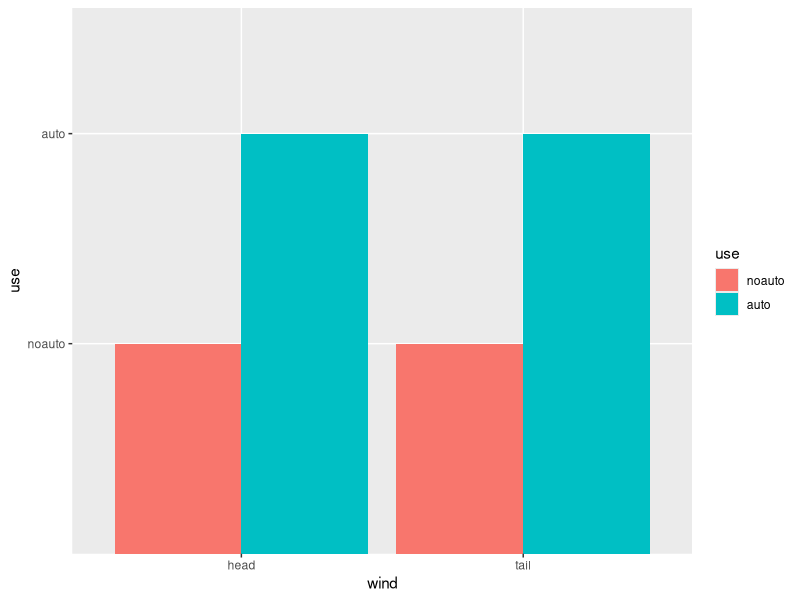
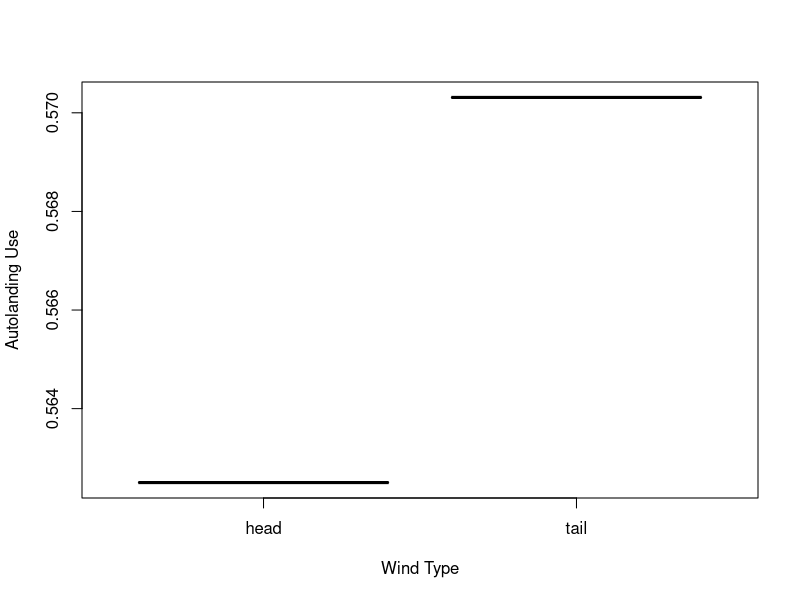
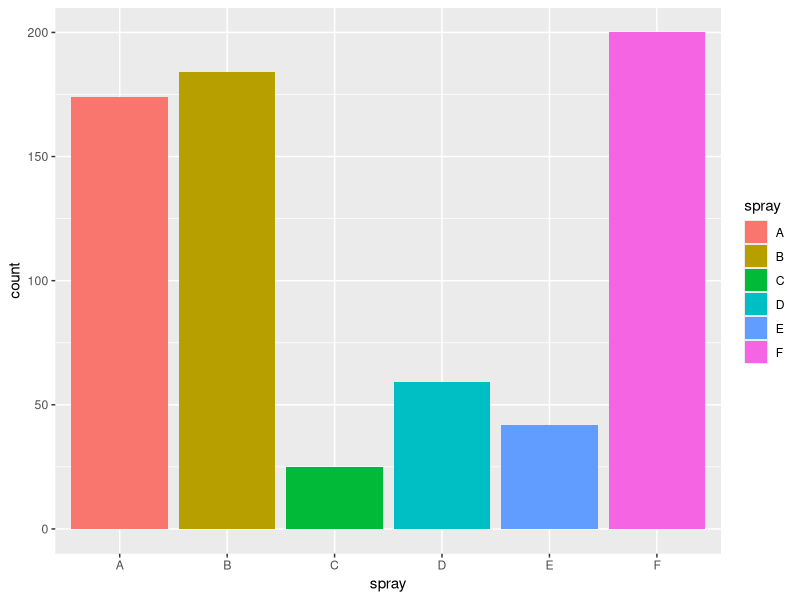
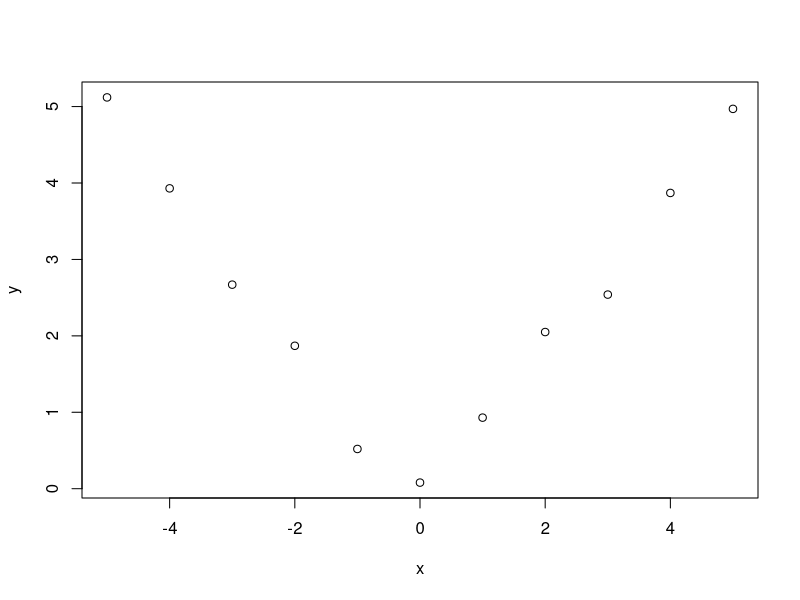

These figures' R source, in order:
# Coursera JHPH Data Science
# 007 - Regression Models
# Week 4 | Quiz
#
# Joe Nguyen | 10 Nov, 2015

# Change working directory
dirBase <- "/home/joe/Documents/01-coursera/01-data-science"
dirWorking <- "/07-regression"
setwd(file.path(dirBase, dirWorking))
rm(list = ls())


## Question 1
# Consider the space shuttle data ?shuttle in the MASS library. Consider modeling the use of the autolander as the outcome (variable name use). Fit a logistic regression model with autolander (variable auto) use (labeled as "auto" 1) versus not (0) as predicted by wind sign (variable wind). Give the estimated odds ratio for autolander use comparing head winds, labeled as "head" in the variable headwind (numerator) to tail winds (denominator).
require(MASS); data("shuttle")
head(shuttle,3)
tail(shuttle,4)
sapply(shuttle, class)

# Change use labels (auto = 1, noauto = 0)
shuttle$use <- factor(shuttle$use, levels = c("noauto","auto"))

# Logistic regression
fitUse <- glm(use ~ wind - 1, family = "binomial", data = shuttle)

require(ggplot2)
g <- ggplot(shuttle, aes(x = wind, y = use, fill = use)) +
    geom_bar(stat = "identity", position = position_dodge())
    # geom_bar(stat = "identity")
g

summary(fitUse)

plot(shuttle$wind, fitUse$fitted, xlab = "Wind Type", ylab = "Autolanding Use")

# Log of odds: call the logit g = logit(p) = log(p/(1-p))
# beta1 is log odds ratio -> exp(beta1) is odds ratio
OR <- exp(fitUse$coef[2]); OR
# Odds ratio is of using autolanding given change from head to tail wind.
exp(fitUse$coef)
# Or is intercept the OR of using autopilot for head wind, slope is OR of using autopilot for tail wind??
#
# OR close to 1 means p = 0.5 (use either autopilot or not)
OR <- exp(fitUse$coef)
OR[1]/OR[2]


## Question 2
# Consider the previous problem. Give the estimated odds ratio for autolander use comparing head winds (numerator) to tail winds (denominator) adjusting for wind strength from the variable magn.
fitUseMagn <- glm(use ~ wind + magn - 1, family = "binomial", data = shuttle)
OR <- exp(fitUseMagn$coef); OR
OR[1]/OR[2]


## Question 3
# If you fit a logistic regression model to a binary variable, for example use of the autolander, then fit a logistic regression model for one minus the outcome (not using the autolander) what happens to the coefficients?
# Invert
shuttle$use <- factor(shuttle$use, levels = c("auto","noauto"))
head(shuttle,3)
fitNouse <- glm(use ~ wind - 1, family = "binomial", data = shuttle)

fitUse$coef
fitNouse$coef
exp(fitNouse$coef)

# The coefficients reverse their signs.


## Question 4
# Consider the insect spray data InsectSprays. Fit a Poisson model using spray as a factor level. Report the estimated relative rate comparing spray A (numerator) to spray B (denominator). Rate is count per spray; so rate = count for each spray.
data("InsectSprays")
str(InsectSprays)

spray2 <- relevel(InsectSprays$spray, "B")

fitCount <- glm(count ~ spray2, family = "poisson", data = InsectSprays)
summary(fitCount)

############################################################
# CORRECT ATTEMPT 2
# Estimated relative rate comparing spray A (num) to B(den)
exp(fitCount$coef[2])
############################################################

# rate <- fitCount$coef[1] / fitCount$coef[2]; exp(rate)
# 
# fitCount2 <- glm(count ~ spray, family = "poisson", data = InsectSprays)
# rate2 <- exp(fitCount2$coef[2])

g <- ggplot(InsectSprays, aes(x = spray, y = count, fill = spray)) + 
    geom_histogram(stat = "identity")
g


## Question 5
# Consider a Poisson glm with an offset, t. So, for example, a model of the form glm(count ~ x + offset(t), family = poisson) where x is a factor variable comparing a treatment (1) to a control (0) and t is the natural log of a monitoring time. What is impact of the coefficient for x if we fit the model glm(count ~ x + offset(t2), family = poisson) where t2 <- log(10) + t? In other words, what happens to the coefficients if we change the units of the offset variable. (Note, adding log(10) on the log scale is multiplying by 10 on the original scale.)
set.seed(123)
n <- 100
count <- sample(50, n, replace = TRUE)
x <- factor(sample(2, n, replace = TRUE) - 1)
t <- log(seq(1,100, length.out = n))

fit1 <- glm(count ~ x + offset(t), family = "poisson")
fit1$coef

t2 <- log(10) + t
fit2 <- glm(count ~ x + offset(t2), family = "poisson")
fit2$coef

# Intercept is subtracted by log(10), coef of x1 is unchanged.


## Question 6
# Consider the data
x <- -5:5
y <- c(5.12, 3.93, 2.67, 1.87, 0.52, 0.08, 0.93, 2.05, 2.54, 3.87, 4.97)
# Using a knot point at 0, fit a linear model that looks like a hockey stick with two lines meeting at x=0. Include an intercept term, x and the knot point term. What is the estimated slope of the line after 0?
plot(x,y)
knot <- 0
splineTerm <- (x > knot) * (x - knot)

# add intercept and linear term
xMat <- cbind(1, x, splineTerm)
fit <- lm(y ~ xMat - 1)
fit$coef

# slope before 0 = -1.0241584
# slope after 0 = 2.0372258 + (-1.0241584) = 1.013067

